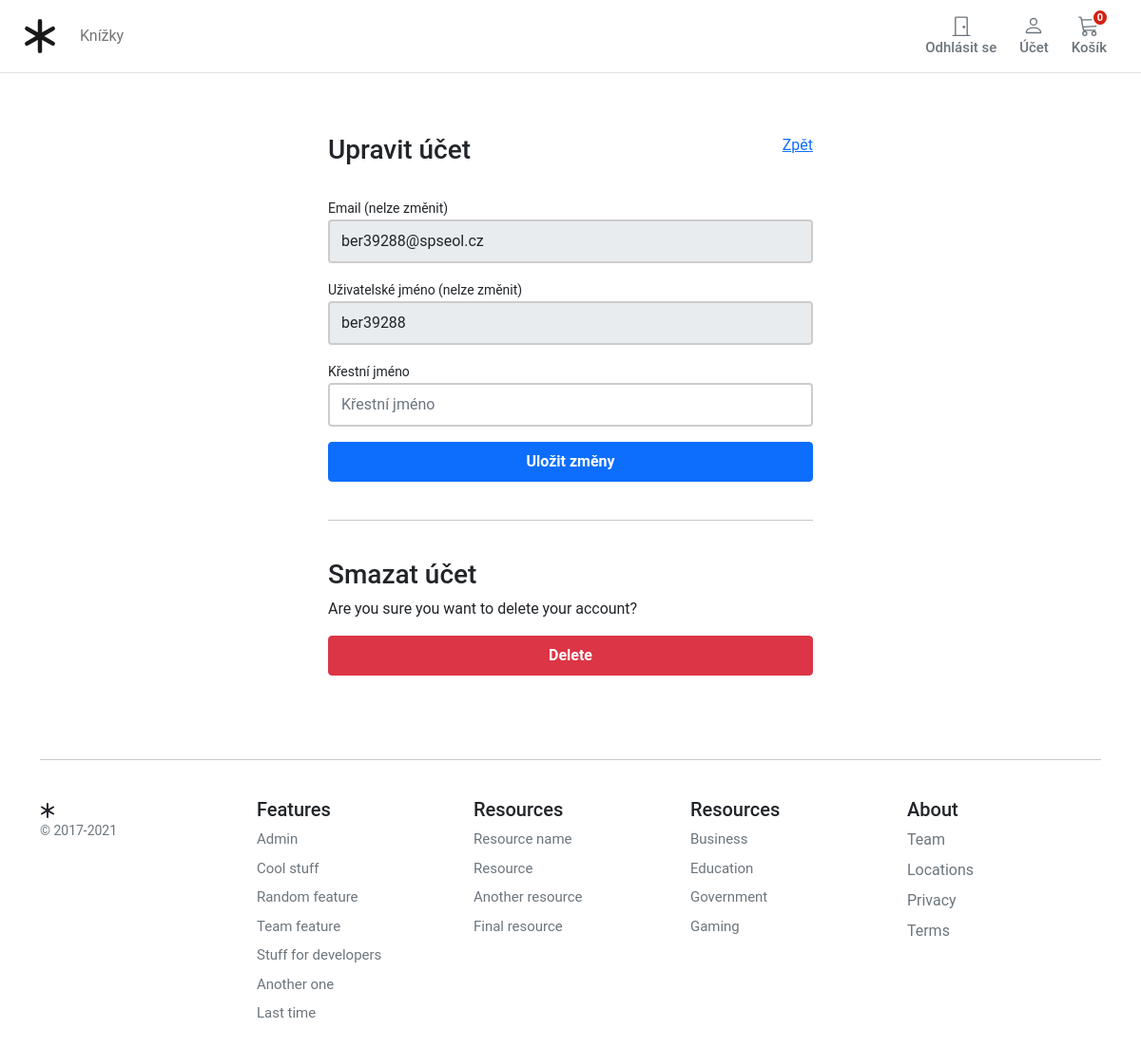
Page /account/profile/edit/ (signed in) on the committed database.
### store/models.py (models this page shows, shortened)
class Category(MPTTModel):
    name = models.CharField(
        verbose_name=("Category Name"),
        help_text=("Required and unique"),
        max_length=255,
        unique=True,
    )
    slug = models.SlugField(verbose_name=("Category safe URL"), max_length=255, unique=True)
    parent = TreeForeignKey("self", on_delete=models.CASCADE, null=True, blank=True, related_name="children")
    is_active = models.BooleanField(default=True)
    class MPTTMeta:
        order_insertion_by = ["name"]
    class Meta:
        verbose_name = ("Category")
        verbose_name_plural = ("Categories")
    def get_absolute_url(self):
        return reverse("store:category_list", args=[self.slug])

### account/models.py (models this page shows, shortened)
class UserBase(AbstractBaseUser, PermissionsMixin):
    email = models.EmailField(_('email address'), unique=True)
    user_name = models.CharField(max_length=150, unique=True)
    first_name = models.CharField(max_length=50, blank=True)
    last_name = models.CharField(max_length=50, blank=True)
    about = models.TextField(_(
        'about'), max_length=500, blank=True)
    country = CountryField()
    phone_number = models.CharField(max_length=15, blank=True)
    postcode = models.CharField(max_length=12, blank=True)
    address_line_1 = models.CharField(max_length=150, blank=True)
    address_line_2 = models.CharField(max_length=150, blank=True)
    town_city = models.CharField(max_length=150, blank=True)
    is_active = models.BooleanField(default=False)
    is_staff = models.BooleanField(default=False)
    created = models.DateTimeField(auto_now_add=True)
    updated = models.DateTimeField(auto_now=True)
    objects = CustomAccountManager()
    USERNAME_FIELD = 'email'
    REQUIRED_FIELDS = ['user_name']
    class Meta:
        verbose_name = "Accounts"
        verbose_name_plural = "Accounts"

### account/views.py (the view)
# urls.py: path('profile/edit/', views.edit_details, name='edit_details'),
@login_required
def edit_details(request):
    if request.method == 'POST':
        user_form = UserEditForm(instance=request.user, data=request.POST)
        if user_form.is_valid():
            user_form.save()
    else:
        user_form = UserEditForm(instance=request.user)
    return render(request, 'account/dashboard/edit_details.html', {'user_form': user_form})

### account/forms.py
class UserEditForm(forms.ModelForm):
    email = forms.EmailField(
        label='Email (nelze změnit)', max_length=200, widget=forms.TextInput(
            attrs={'class': 'form-control mb-3', 'placeholder': 'Email', 'id': 'form-email', 'readonly': 'readonly'}))
    user_name = forms.CharField(
        label='Uživatelské jméno (nelze změnit)', max_length=50, widget=forms.TextInput(
            attrs={'class': 'form-control mb-3', 'placeholder': 'Uživatelské jméno', 'id': 'form-username', 'readonly': 'readonly'}))
    first_name = forms.CharField(
        label='Křestní jméno', min_length=4, max_length=50, widget=forms.TextInput(
            attrs={'class': 'form-control mb-3', 'placeholder': 'Křestní jméno', 'id': 'form-firstname'}))
    class Meta:
        model = UserBase
        fields = ('email', 'user_name', 'first_name',)
    def __init__(self, *args, **kwargs):
        super().__init__(*args, **kwargs)
        self.fields['email'].required = True
        self.fields['user_name'].required = True
        self.fields['first_name'].required = True

### basket/basket.py (called while the page is built)
    def __len__(self):
        return sum(item['qty'] for item in self.basket.values())

### basket/context_processors.py (called while the page is built)
def basket(request):
    return {'basket': Basket(request)}

### store/context_processors.py (called while the page is built)
def categories(request):
    return {
        'categories': Category.objects.filter(level=0)
    }

### templates/account/dashboard/edit_details.html (shortened to what this page needs)
{% extends "../sub_base.html" %}
{% block sub_content %}
<form class="account-form px-4" method="post" enctype="multipart/form-data">
  <div class="col-12 d-flex justify-content-between">
    <h3>Upravit účet</h3>
    <div><a href="{% url "account:dashboard" %}">Zpět</a></div>
  </div>
  <br>
  <label class="small font-weight-bold">{{ user_form.email.label}}</label>
  {{ user_form.email }}
  <label class="small font-weight-bold">{{ user_form.user_name.label}}</label>
  {{ user_form.user_name }}
  <label class="small font-weight-bold">{{ user_form.first_name.label}}</label>
  {{ user_form.first_name }}
  <button class="btn btn-primary btn-block py-2 mb-4 fw-bold w-100" type="submit" value="Save changes">Uložit
    změny</button>
  <hr class="mb-3">
</form>
<form class="account-form px-4" action="{% url "account:delete_user" %}" method="post">
  <p class=" h3 pt-4 font-weight-bold">Smazat účet</p>
  <p>Are you sure you want to delete your account?</p>
  <button type="submit" role="button" class="btn btn-danger btn-block py-2 mb-4 fw-bold w-100">Delete</button>
</form>
{% endblock %}

### templates/base.html (shortened to what this page needs)
{% load static %}
<!DOCTYPE html>
<html>
<head>
  <link href="https://cdn.jsdelivr.net/npm/bootstrap@5.0.0-beta1/dist/css/bootstrap.min.css" rel="stylesheet"
>
  <link rel="stylesheet" href="{% static 'core/css/base.css' %}">
  <link rel="stylesheet" href="{% block stylesheet %}{% endblock %}">
</head>
<body>
  <header class="pb-3">
    <nav class="navbar navbar-expand-md navbar-light bg-white border-bottom">
      <div class="container-fluid px-md-4">
        <div class="d-flex w-100 navbar-collapse">
          <a class="navbar-brand d-flex-inline" href="/">
          </a>
          <ul class="navbar-nav me-auto mb-md-0 ">
            <li class="nav-item dropdown">
              {% for c in categories %}
            <li class="nav-item collapse navbar-collapse">
              <a class="nav-link" href="{{ c.get_absolute_url }}">{{ c.name|title }}</a>
            </li>
            {% endfor %}
            </li>
          </ul>
          {% if user.is_authenticated %}
          <a type="button" role="button" href="{% url "account:logout" %}"
            class="btn btn-outline-secondary border-0 basket-btn">
            <div>
              <svg xmlns="http://www.w3.org/2000/svg" width="22" height="22" fill="currentColor"
                class="bi bi-door-closed" viewBox="0 0 16 16">
                <path
                  d="M3 2a1 1 0 0 1 1-1h8a1 1 0 0 1 1 1v13h1.5a.5.5 0 0 1 0 1h-13a.5.5 0 0 1 0-1H3V2zm1 13h8V2H4v13z" />
                <path d="M9 9a1 1 0 1 0 2 0 1 1 0 0 0-2 0z" />
              </svg>
            </div>
            <span class="fs15 fw500">Odhlásit se</span>
          </a>
          <a type="button" role="button" href="{% url "account:dashboard" %}"
            class="btn btn-outline-secondary border-0 basket-btn">
            <div>
            </div>
            <span class="fs15 fw500">Účet</span>
          </a>
          {% endif %}
          <a type="button" role="button" href="{% url "basket:basket_summary" %}"
            class="btn btn-outline-secondary border-0 basket-btn">
            {% with total_qty=basket|length %}
            <div id="basket-qty" class="basket-qty">
              {% if total_qty > 0 %}
              {{ total_qty }}
              {% else %}
              0
              {% endif %}
            </div>
            {% endwith %}
            <div>
            </div>
            <span class="fs15 fw500">Košík</span>
          </a>
        </div>
      </div>
    </nav>
  </header>
  <main class="pt-5">
    <div id="content">{% block content %} {% endblock %}</div>
  </main>
  <footer class="container py-5 footer">
    <hr>
    <div class="row pt-4">
      <div class="col-12 col-md">
        <small class="d-block mb-3 text-muted">&copy; 2017-2021</small>
      </div>
      <div class="col-6 col-md fs15">
        <h5>Features</h5>
        <ul class="list-unstyled">
          {% if user.is_staff %}
          <li><a class="link-secondary text-decoration-none" href="/admin/">Admin</a></li>
          {% endif %}
          <li><a class="link-secondary text-decoration-none" href="#">Cool stuff</a></li>
          <li><a class="link-secondary text-decoration-none" href="#">Random feature</a></li>
          <li><a class="link-secondary text-decoration-none" href="#">Team feature</a></li>
          <li><a class="link-secondary text-decoration-none" href="#">Stuff for developers</a></li>
          <li><a class="link-secondary text-decoration-none" href="#">Another one</a></li>
          <li><a class="link-secondary text-decoration-none" href="#">Last time</a></li>
        </ul>
      </div>
      <div class="col-6 col-md fs15">
        <h5>Resources</h5>
        <ul class="list-unstyled">
          <li><a class="link-secondary text-decoration-none" href="#">Resource name</a></li>
          <li><a class="link-secondary text-decoration-none" href="#">Resource</a></li>
          <li><a class="link-secondary text-decoration-none" href="#">Another resource</a></li>
          <li><a class="link-secondary text-decoration-none" href="#">Final resource</a></li>
        </ul>
      </div>
      <div class="col-6 col-md fs15">
        <h5>Resources</h5>
        <ul class="list-unstyled">
          <li><a class="link-secondary text-decoration-none" href="#">Business</a></li>
          <li><a class="link-secondary text-decoration-none" href="#">Education</a></li>
          <li><a class="link-secondary text-decoration-none" href="#">Government</a></li>
          <li><a class="link-secondary text-decoration-none" href="#">Gaming</a></li>
        </ul>
      </div>
      <div class="col-6 col-md">
        <h5>About</h5>
        <ul class="list-unstyled">
          <li><a class="link-secondary text-decoration-none" href="#">Team</a></li>
          <li><a class="link-secondary text-decoration-none" href="#">Locations</a></li>
          <li><a class="link-secondary text-decoration-none" href="#">Privacy</a></li>
          <li><a class="link-secondary text-decoration-none" href="#">Terms</a></li>
        </ul>
      </div>
    </div>
  </footer>
</body>
</html>

### static/core/css/base.css (style rules this page uses)
html, body, p, div { letter-spacing: -0.02px; font-family: 'Roboto', sans-serif; }
.fs15 { font-size: 0.9375rem; }
.fw500 { font-weight: 500; }
.basket-qty { color: #fff; background: #d42114; border: 2px solid #fff; border-radius: 50%; text-align: center; font-size: 11px; height: 15px; width: 14px; position: absolute; box-sizing: content-box; font-weight: 600; top: 1px; right: 10px; }
.basket-btn { position: relative; }
.footer>div>div>ul>li { padding-bottom: 8px; }

### static/account/css/account.css (style rules this page uses)
.account-form input { border: 2px solid #ccc; height: calc(2em + .75rem + 2px); }

### rows in the picture
Category: name "Knížky"
UserBase: email "ber39288@spseol.cz", user_name "ber39288"

### other values in the picture
{{ user_form.email.label }} "Email (nelze změnit)"
{{ user_form.user_name.label }} "Uživatelské jméno (nelze změnit)"
{{ user_form.first_name.label }} "Křestní jméno"
